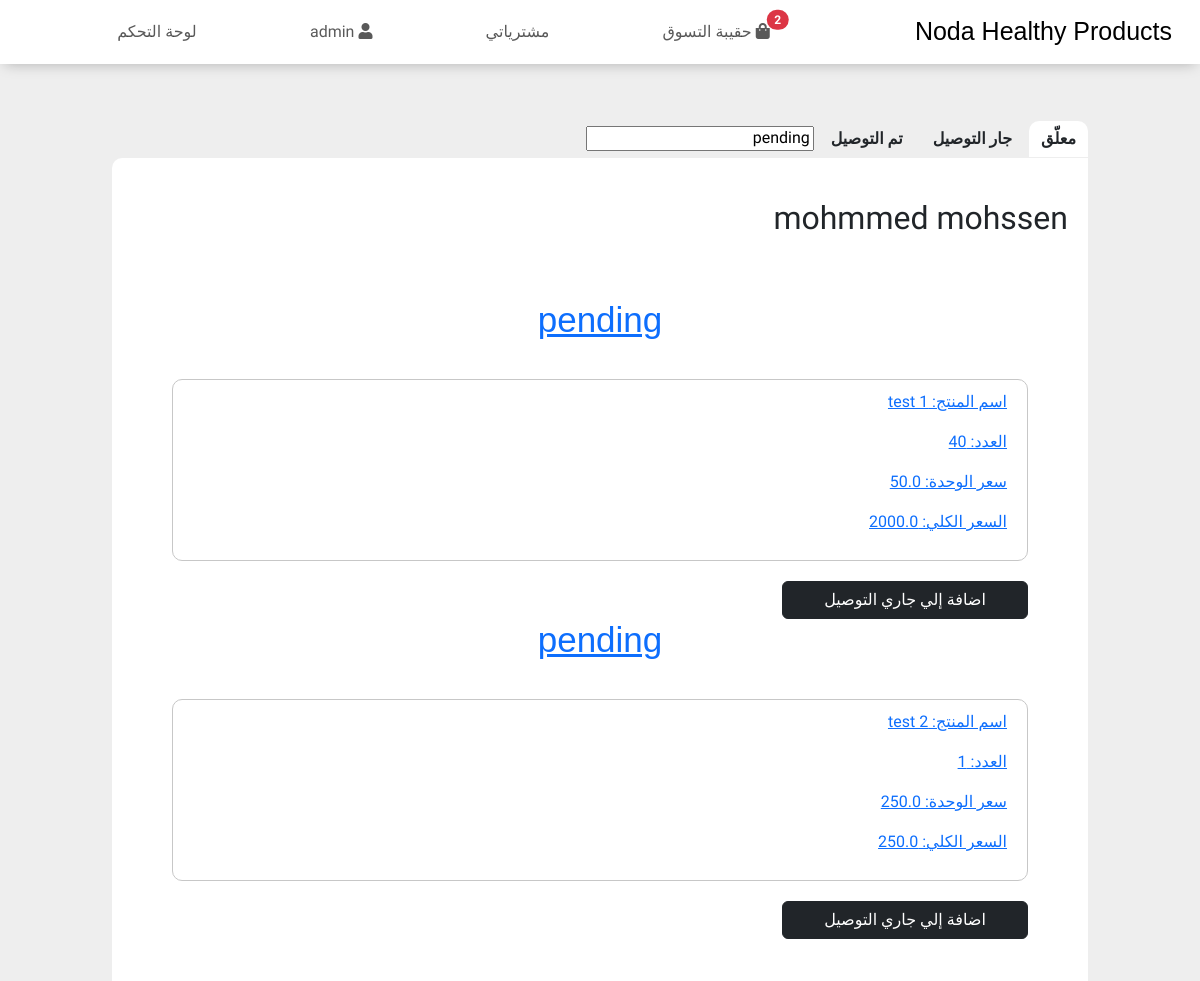
The page /adminOrders/pending (signed in, upper part) on the database as committed earlier.
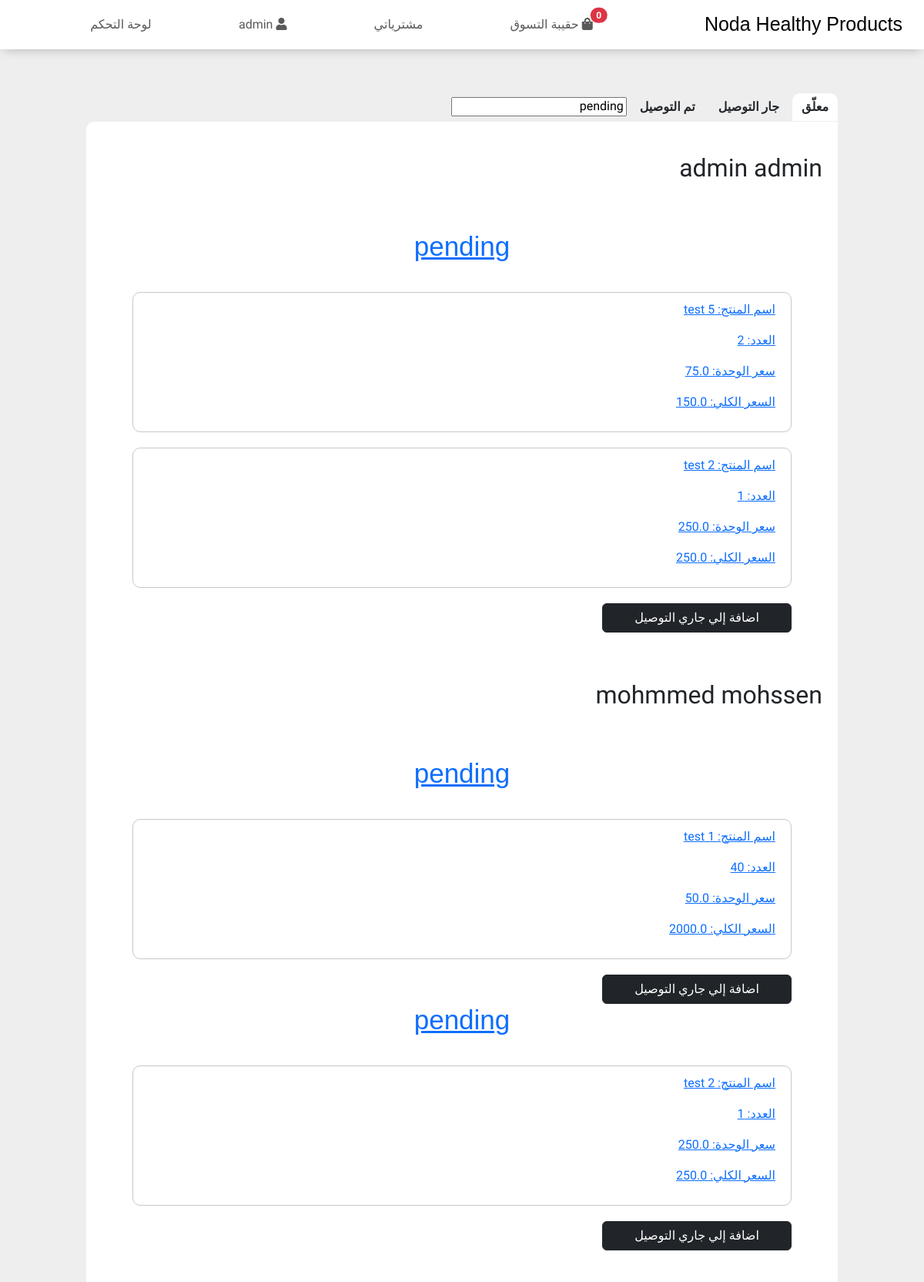
The same page on the database as committed later.
### User/models.py (models this page shows)
class User(AbstractBaseUser, PermissionsMixin):
    first_name = models.CharField(max_length=255)
    last_name = models.CharField(max_length=255)
    mobile = models.CharField(unique=True, max_length=50)
    address = models.CharField(max_length=100000)
    city = models.ForeignKey(City, on_delete=models.CASCADE, blank=True, null=True)
    products_in_cart = models.IntegerField(default=0)
    price_in_cart = models.FloatField(default=0)
    is_staff = models.BooleanField(default=True)
    is_active = models.BooleanField(default=True)
    is_superuser = models.BooleanField(default=False)
    is_verified = models.BooleanField(default=False)
    objects = UserManager()
    USERNAME_FIELD = 'mobile'
    REQUIRED_FIELDS = ['first_name', 'last_name']
    def __str__(self):
        return f' {self.first_name} {self.last_name}'
    class Meta:
        verbose_name = 'User'
        verbose_name_plural = 'Users'

### store/models.py (models this page shows, shortened)
class ConfirmedOrder(models.Model):
    user = models.ForeignKey(User, on_delete=models.DO_NOTHING)
    price = models.FloatField(default=0)
    mobile = models.CharField(max_length=50)
    address = models.CharField(max_length=100000)
    city = models.ForeignKey(City, on_delete=models.CASCADE, blank=True, null=True)
    date_time = models.DateTimeField(default=datetime.now)
    status = models.CharField(choices=(('pending', 'pending'),('shipping', 'shipping'), ('delivered', 'delivered')) ,default='pending', max_length=1000)

class Order(models.Model):
    user = models.ForeignKey(User, on_delete = models.CASCADE)
    product = models.ForeignKey(Product, on_delete=models.CASCADE, related_name='orders')
    conf_order = models.ForeignKey(ConfirmedOrder, on_delete=models.CASCADE, null=True)
    count = models.IntegerField()
    price = models.FloatField()
    is_confirmed = models.BooleanField(default=False)

class Product(models.Model):
    name = models.CharField(max_length=1000)
    description = models.CharField(max_length=1000000)
    price = models.FloatField()
    tags = models.ManyToManyField(Tag)
    image = models.ImageField(upload_to='uploads/%Y/%m/%d/')
    in_the_main_page = models.BooleanField(blank=True)
    def __str__(self):
        return self.name

### store/views.py (the view)
# urls.py: path('adminOrders/<str:showed>', views.adminOrders, name='adminOrders'),
def adminOrders(request, showed):
    if request.user.is_superuser:
        d = dict()
        for i in ConfirmedOrder.objects.all():
            print("welcome............................................................")
            if i.user not in list(d.keys()):
                d[i.user] = dict()
            if i not in list(d[i.user].keys()):
                d[i.user][i] = list()
            d[i.user][i] = Order.objects.filter(conf_order=i)
        pend = dict()
        ship = dict()
        deliver = dict()
        for key in d.keys():
            for val in d[key].keys():
                if val.status == 'pending':
                    if key not in pend.keys(): pend[key] = dict()
                    pend[key][val] = d[key][val]
                elif val.status == 'shipping':
                    if key not in ship.keys(): ship[key] = dict()
                    ship[key][val] = d[key][val]
                elif val.status == 'delivered':
                    if key not in deliver.keys(): deliver[key] = dict()
                    deliver[key][val] = d[key][val]
        return render(request, 'adminOrders.html', {"delivered": deliver, "pending": pend, "shipping" : ship, "showed": showed})
    else: return redirect('/')

### templates/adminOrders.html (shortened to what this page needs)
{% extends 'base.html' %}
{% load static %}
{% block style %}
  <link rel="stylesheet" href="{% static 'css/adminOrders.css' %}">
{% endblock %}
{% block content %}
  <div class="all-users-purchased-orders">
    <div class="container">
      <button class="btn pending show">معلّق</button>
      <button class="btn shipping">جار التوصيل</button>
      <button class="btn shipped">تم التوصيل</button>
      <input type="" value="{{ showed }}">
      <div class="pending show">
        {% for user, conf_orders in pending.items %}
          <h1>{{ user }}</h1>
          <div class="user-orders">
            {% for conf_order, orders in conf_orders.items %}
              <a class="conf" href="/adminConfOrderDetails/{{ conf_order.id }}">
                <h2>{{ conf_order.status }}</h2>
                {% for order in orders %}
                  <div class="order">
                    <p>اسم المنتج:    {{ order.product }}         </p>
                    <p>العدد:         {{ order.count }}           </p>
                    <p>سعر الوحدة:    {{ order.product.price }}   </p>
                    <p>السعر الكلي:   {{ order.price }}            </p>
                  </div>
                {% endfor %}
              </a>
              <a href="/changeConfOrderStat/pending/shipping/{{ conf_order.id }}"><input class="btn btn-dark" value="اضافة إلي جاري التوصيل"></a>
            {% endfor %}
          </div>
        {% endfor %}
      </div>
    </div>
  </div>
{% endblock %}

### templates/base.html (shortened to what this page needs)
{% load static %}
<!DOCTYPE html>
<html lang="en">
  <head>
    <link rel="stylesheet" href="{% static 'icons/css/all.min.css'%}" />
    <link rel="stylesheet" href="{% static 'css/bootstrap.min.css'%}" />
    <link rel="stylesheet" href="{% static 'css/normalize.css'%}" />
    <link rel="stylesheet" href="{% static 'css/style.css'%}" />
    <link rel="stylesheet" href="{% static 'css/nav.css'%}" />
    <link rel="stylesheet" href="{% static 'css/contact.css'%}" />
    {% block style %}
    {% endblock %}
  </head>
  <body>
    <nav class="navbar navbar-expand-lg sticky-top bg-body-tertiary">
      <div class="container-fluid">
        <a class="navbar-brand" href="/">Noda Healthy Products</a>
        <div class="collapse navbar-collapse" id="navbarSupportedContent">
          <ul class="navbar-nav mb-2 mb-lg-0">
            {% if user.is_authenticated %}
              <li>
                <a class="nav-link position-relative" href="/cart">
                  <i class="fa fa-shopping-bag"></i>
                  حقيبة التسوق
                  <span class="position-absolute start-100 translate-middle badge rounded-pill bg-danger">
                    {{ user.products_in_cart }}
                  </span>
                </a>
              </li>
              <li class="nav-item">
                <a class="nav-link" href="/myOrders">
                  مشترياتي
                </a>
              </li>
              <li class="nav-item">
                <a class="nav-link" href="/profile">
                  <i class="fa fa-user"></i>
                  {{ user.first_name }}
                </a>
              </li>
            {% endif %}
            {% if user.is_superuser %}
              <li class="nav-item">
                <a class="nav-link" href="/adminOrders/pending">
                  لوحة التحكم
                </a>
              </li>
            {% endif %}
          </ul>
        </div>
      </div>
    </nav>
    <main>
        {% block content %}
        {% endblock %}
    </main>
  </body>
</html>

Rows that differ between the two databases and show on the page:
now on one of the page's lists (row edited): User: first_name+last_name "admin admin"
changed User "admin": products_in_cart "2" → "0"
added ConfirmedOrder: status "pending", shown under User "admin"
now on this page (row edited): Order: product "test 5", count "2", product.price "75.0", price "150.0", shown under "pending"
added Order: product "test 2", count "1", product.price "250.0", price "250.0", shown under "pending"
